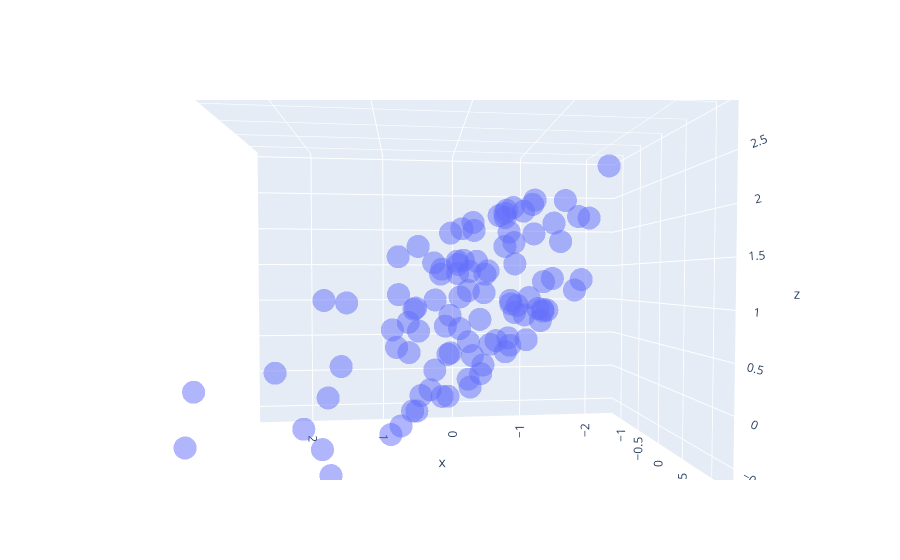

Source (notebook cell):
### Markdown cell above
# 3D example

### Code cell
z = -.5*x + 2*np.random.uniform(size=N)
data = np.stack((x,y,z)).T
print("data.shape =",data.shape)
cov = np.cov(data.T)
print("covariance matrix =\n",cov)

# Plot our data
import plotly.graph_objects as go
fig = go.Figure(data=[go.Scatter3d(x=x, y=y, z=z,mode='markers', marker=dict(size=8,opacity=0.5), name="data" )])
fig.update_layout( xaxis_title="x", yaxis_title="y", yaxis = dict(scaleanchor = "x",scaleratio = 1) )
fig.show()
